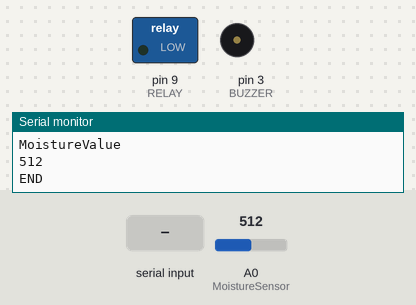
A sketch run on a simulated Arduino Uno, built with avr-gcc and run on an emulated ATmega328P. Parts: switched loads named in the sketch (green lamp = pin HIGH), buzzer (waves = sounding), the last lines printed to the serial monitor. Inputs (shaded band) come from the test bench; at power-on: A0 (MoistureSensor) = 512.

Above: at 1.8 s.
1.9 s: "f" received over the second serial link
At 2.8 s:
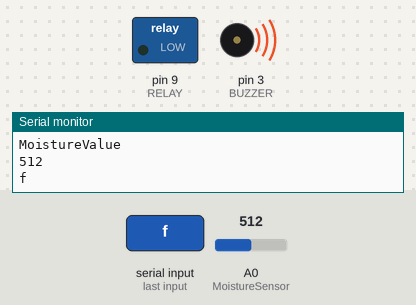
At 4.9 s:
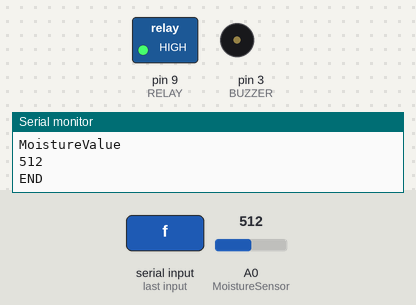
5.5 s: "b" received over the second serial link
At 6.5 s:
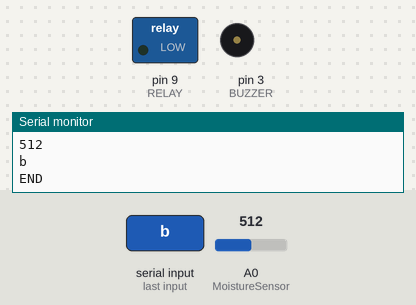
Timing chart, 0 to 8.5 s (numbered marks = the images above; inputs shaded):
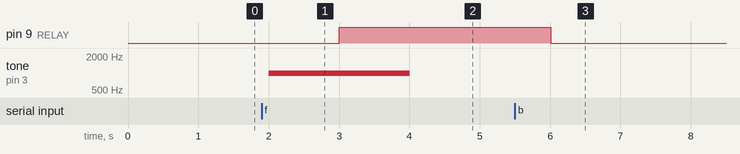

The sketch:

arduino.ino
```cpp
#include <SoftwareSerial.h>

// #define IN1 8
// #define IN2 9
// #define IN3 10
// #define IN4 11

#define RELAY 9

#define BUZZER 3
#define MoistureSensor A0

int MoistureValue;

int step_number = 0;
const int stepPerRev = 1024;

SoftwareSerial s(5,6);

void setup() {
  // pinMode(IN1, OUTPUT);
  // pinMode(IN2, OUTPUT);
  // pinMode(IN3, OUTPUT);
  // pinMode(IN4, OUTPUT);
  pinMode(RELAY, OUTPUT);
  digitalWrite(RELAY, LOW);
  pinMode(BUZZER, OUTPUT);
  pinMode(MoistureSensor, INPUT);

  Serial.begin(9600);
  s.begin(9600);
}

void loop() {
  noTone(BUZZER);
  MoistureValue = analogRead(MoistureSensor);
  Serial.println("MoistureValue");
  Serial.println(MoistureValue);

  if(s.available() > 0) {
    char c = s.read(); // eather 'f'orward for ON and 'b'backward for OFF
    Serial.println(c);
    s.write(MoistureValue);
    if (c == 'f') {
      tone(BUZZER, 1000);
      delay(1000);
      rotateForward();
    } else if (c == 'b') {
      rotateBack();
    }
  }
  Serial.println("END");
  delay(1000);
}

void rotateForward() {
  digitalWrite(RELAY, HIGH);
  // for(int a = 0; a < 1000; a++) {
  //   OnStep(false);
  //   delay(2);
  // }
}

void rotateBack() {
  digitalWrite(RELAY, LOW);
  // for(int a = 0; a < 1000; a++) {
  //   OnStep(true);
  //   delay(2);
  // }
}

// void OnStep(bool dir) {
//   if(dir)
//   {
//     switch(step_number) {
//       case 0:
//       digitalWrite(IN1, HIGH);
//       digitalWrite(IN2, LOW);
//       digitalWrite(IN3, LOW);
//       digitalWrite(IN4, LOW);
//       break;
//       case 1:
//       digitalWrite(IN1, LOW);
//       digitalWrite(IN2, HIGH);
//       digitalWrite(IN3, LOW);
//       digitalWrite(IN4, LOW);
//       break;
//       case 2:
//       digitalWrite(IN1, LOW);
//       digitalWrite(IN2, LOW);
//       digitalWrite(IN3, HIGH);
//       digitalWrite(IN4, LOW);
//       break;
//       case 3:
//       digitalWrite(IN1, LOW);
//       digitalWrite(IN2, LOW);
//       digitalWrite(IN3, LOW);
//       digitalWrite(IN4, HIGH);
//       break;
//     }
//   }
//   else
//   {
//     switch(step_number) {
//       case 0:
//       digitalWrite(IN1, LOW);
//       digitalWrite(IN2, LOW);
//       digitalWrite(IN3, LOW);
//       digitalWrite(IN4, HIGH);
//       break;
//       case 1:
//       digitalWrite(IN1, LOW);
//       digitalWrite(IN2, LOW);
//       digitalWrite(IN3, HIGH);
//       digitalWrite(IN4, LOW);
//       break;
//       case 2:
//       digitalWrite(IN1, LOW);
//       digitalWrite(IN2, HIGH);
//       digitalWrite(IN3, LOW);
//       digitalWrite(IN4, LOW);
//       break;
//       case 3:
//       digitalWrite(IN1, HIGH);
//       digitalWrite(IN2, LOW);
//       digitalWrite(IN3, LOW);
//       digitalWrite(IN4, LOW);
//       break;
//     }
//   }
//   step_number++;
//   if(step_number > 3){
//     step_number = 0;
//   }
// }
```

Measured:
- after the input at 1.9 s, pin 9 (RELAY): LOW → HIGH after 1.1 s; tone on pin 3 (BUZZER): silent → 1000 Hz after 0.10 s, → silent 2.0 s later
- after the input at 5.5 s, pin 9 (RELAY): HIGH → LOW after 0.51 s
